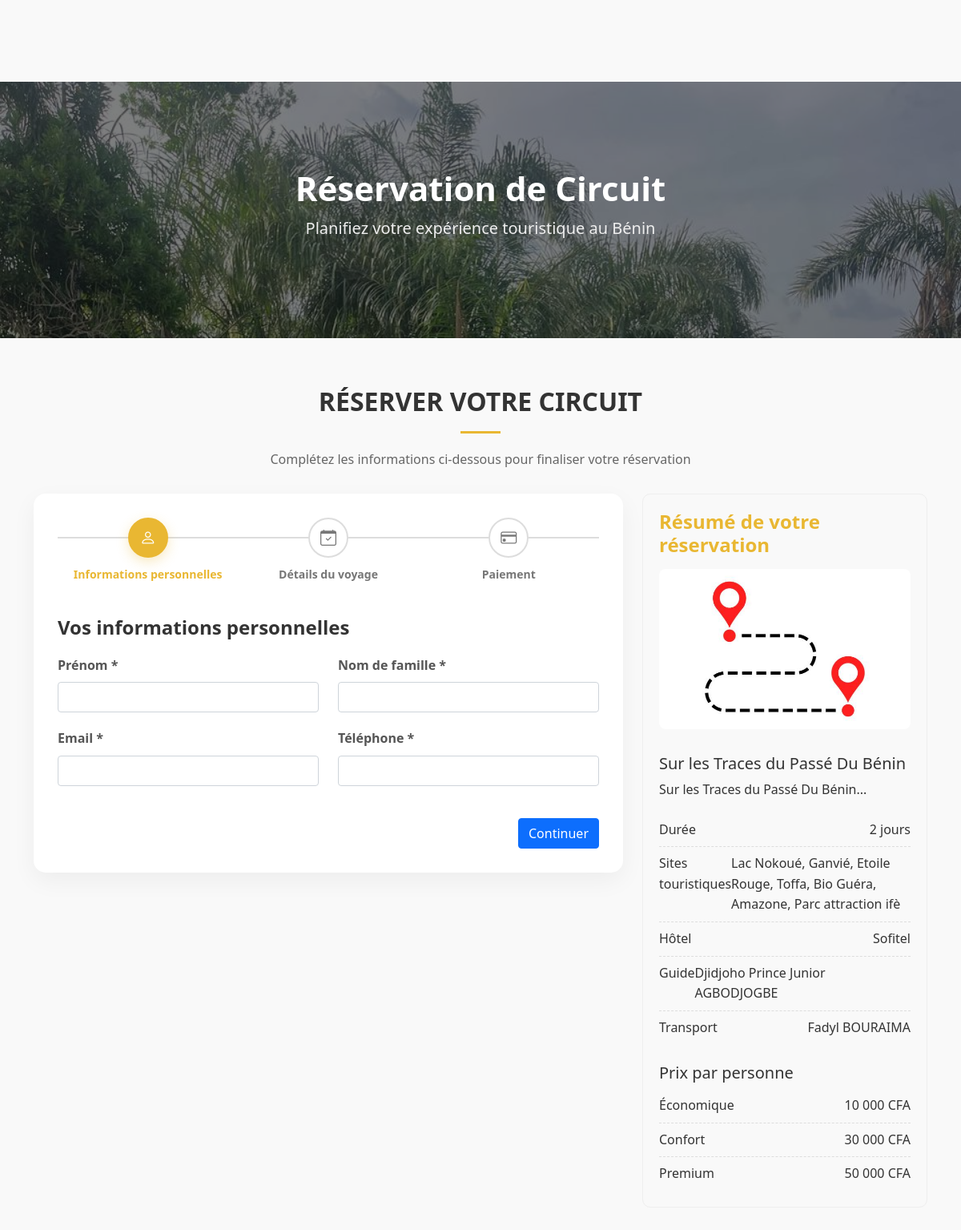
The app's page /pages/reservation.php?circuit=10 (signed in) with its own data.
### tables this page shows
CREATE TABLE `circuits` (
  `id` int(11) NOT NULL,
  `name` varchar(255) NOT NULL,
  `description` text NOT NULL,
  `price_economy` decimal(10,2) NOT NULL DEFAULT 0.00,
  `price_comfort` decimal(10,2) NOT NULL DEFAULT 0.00,
  `price_premium` decimal(10,2) NOT NULL DEFAULT 0.00,
  `max_participants` int(11) NOT NULL DEFAULT 10,
  `duration` int(11) NOT NULL DEFAULT 1,
  `start_date` date NOT NULL,
  `end_date` date NOT NULL,
  `guide_id` int(11) DEFAULT NULL,
  `hotel_id` int(11) DEFAULT NULL,
  `transporter_id` int(11) DEFAULT NULL,
  `creation_date` datetime DEFAULT current_timestamp(),
  `status` enum('active','inactive') DEFAULT 'active'
);

CREATE TABLE `hotels` (
  `id` int(11) NOT NULL,
  `hotel_name` varchar(255) NOT NULL,
  `creation_year` int(11) DEFAULT NULL,
  `address` varchar(255) NOT NULL,
  `city` varchar(100) NOT NULL,
  `region` varchar(100) DEFAULT NULL,
  `contact_name` varchar(100) NOT NULL,
  `contact_phone` varchar(50) NOT NULL,
  `contact_email` varchar(100) NOT NULL,
  `website` varchar(255) DEFAULT NULL,
  `hotel_category` varchar(50) DEFAULT NULL,
  `room_count` int(11) NOT NULL,
  `has_wifi` tinyint(1) DEFAULT 0,
  `has_parking` tinyint(1) DEFAULT 0,
  `has_pool` tinyint(1) DEFAULT 0,
  `has_restaurant` tinyint(1) DEFAULT 0,
  `has_ac` tinyint(1) DEFAULT 0,
  `has_conference` tinyint(1) DEFAULT 0,
  `price_range` varchar(50) NOT NULL,
  `check_in_time` time DEFAULT NULL,
  `check_out_time` time DEFAULT NULL,
  `description` text DEFAULT NULL,
  `username` varchar(50) NOT NULL,
  `password` varchar(255) NOT NULL,
  `status` enum('pending','approved','rejected') DEFAULT 'pending',
  `registration_date` timestamp NOT NULL DEFAULT current_timestamp(),
  `photo_files` text DEFAULT NULL
);

### pages/reservation.php (the view, shortened to what this page needs)
<?php
include 'database/db.php';
$circuit_id = isset($_GET['circuit']) ? intval($_GET['circuit']) : 0;
if ($circuit_id > 0) {
    try {
        $stmt = $db->prepare("SELECT c.*,
                             GROUP_CONCAT(st.nom SEPARATOR ', ') AS sites,
                             h.hotel_name,
                             CONCAT(g.first_name, ' ', g.last_name) AS guide_name,
                             CONCAT(t.first_name, ' ', t.last_name) AS transporter_name
                             FROM circuits c
                             LEFT JOIN circuit_sites cs ON c.id = cs.circuit_id
                             LEFT JOIN sites_touristiques st ON cs.site_id = st.id
                             LEFT JOIN hotels h ON c.hotel_id = h.id
                             LEFT JOIN guides g ON c.guide_id = g.id
                             LEFT JOIN transporters t ON c.transporter_id = t.id
                             WHERE c.id = ? AND c.status = 'active'
                             GROUP BY c.id");
        $stmt->execute([$circuit_id]);
        $circuit = $stmt->fetch(PDO::FETCH_ASSOC);
    } catch(PDOException $e) {
        echo "Erreur lors de la récupération des informations du circuit : " . $e->getMessage();
        $circuit = null;
    }
}
$bookingSuccess = false;
?>
<!DOCTYPE html>
<html lang="fr">
<head>
    <link rel="stylesheet" href="https://cdn.jsdelivr.net/npm/bootstrap@5.1.3/dist/css/bootstrap.min.css">
    <link rel="stylesheet" href="https://cdn.jsdelivr.net/npm/bootstrap-icons@1.10.0/font/bootstrap-icons.css">
    <link rel="stylesheet" href="https://cdnjs.cloudflare.com/ajax/libs/font-awesome/5.15.4/css/all.min.css">
</head>
<body> <br> <br> <br> <br>
<section id="hero" class="d-flex align-items-center">
    <div class="container">
        <h1>Réservation de Circuit</h1>
        <h2>Planifiez votre expérience touristique au Bénin</h2>
    </div>
</section>
<main id="main">
    <section class="main-content">
        <div class="container">
            <div class="section-title">
                <h2>Réserver votre circuit</h2>
                <p>Complétez les informations ci-dessous pour finaliser votre réservation</p>
            </div>
            <?php if($bookingSuccess): ?>
                <div class="booking-container">
                    <div class="booking-success">
                        <div class="success-icon">
                            <i class="bi bi-check-circle"></i>
                        </div>
                        <h3>Réservation confirmée!</h3>
                        <p class="text-success">Votre réservation a été enregistrée avec succès.</p>
                        <p>Un email de confirmation a été envoyé à votre adresse email avec tous les détails.</p>
                        <div class="booking-details">
                            <h4>Récapitulatif de votre réservation</h4>
                            <div class="row mt-4">
                                <div class="col-md-6">
                                    <p><strong>Nom:</strong> <?= htmlspecialchars($_POST['first_name']) ?> <?= htmlspecialchars($_POST['last_name']) ?></p>
                                    <p><strong>Email:</strong> <?= htmlspecialchars($_POST['email']) ?></p>
                                    <p><strong>Téléphone:</strong> <?= htmlspecialchars($_POST['phone']) ?></p>
                                    <p><strong>Nombre de voyageurs:</strong> <?= htmlspecialchars($_POST['travelers']) ?></p>
                                </div>
                                <div class="col-md-6">
                                    <p><strong>Circuit:</strong> <?= htmlspecialchars($circuit['name']) ?></p>
                                    <p><strong>Date de départ:</strong> <?= htmlspecialchars($_POST['travel_date']) ?></p>
                                    <p><strong>Type de forfait:</strong> <?= ucfirst(htmlspecialchars($_POST['package_type'])) ?></p>
                                    <p><strong>Méthode de paiement:</strong> <?= htmlspecialchars($_POST['payment_method']) ?></p>
                                </div>
                            </div>
                        </div>
                        <div class="mt-4">
                            <a href="index.php" class="btn btn-primary">Retour à l'accueil</a>
                        </div>
                    </div>
                </div>
            <?php elseif(isset($circuit) && $circuit): ?>
                <div class="row">
                    <div class="col-lg-8">
                        <div class="booking-container">
                            <div class="booking-progress">
                                <div class="step active" id="step1">
                                    <div class="step-icon">
                                        <i class="bi bi-person"></i>
                                    </div>
                                    <div class="step-title">Informations personnelles</div>
                                </div>
                                <div class="step" id="step2">
                                    <div class="step-icon">
                                        <i class="bi bi-calendar-check"></i>
                                    </div>
                                    <div class="step-title">Détails du voyage</div>
                                </div>
                                <div class="step" id="step3">
                                    <div class="step-icon">
                                        <i class="bi bi-credit-card"></i>
                                    </div>
                                    <div class="step-title">Paiement</div>
                                </div>
                            </div>
                            <form id="booking-form" method="post" action="">
                                <div class="form-panel active" id="panel1">
                                    <h4>Vos informations personnelles</h4>
                                    <div class="row">
                                        <div class="col-md-6">
                                            <div class="form-group">
                                                <label class="form-label" for="first_name">Prénom *</label>
                                                <input type="text" class="form-control" id="first_name" name="first_name" required>
                                            </div>
                                        </div>
                                        <div class="col-md-6">
                                            <div class="form-group">
                                                <label class="form-label" for="last_name">Nom de famille *</label>
                                                <input type="text" class="form-control" id="last_name" name="last_name" required>
                                            </div>
                                        </div>
                                    </div>
                                    <div class="row">
                                        <div class="col-md-6">
                                            <div class="form-group">
                                                <label class="form-label" for="email">Email *</label>
                                                <input type="email" class="form-control" id="email" name="email" required>
                                            </div>
                                        </div>
                                        <div class="col-md-6">
                                            <div class="form-group">
                                                <label class="form-label" for="phone">Téléphone *</label>
                                                <input type="tel" class="form-control" id="phone" name="phone" required>
                                            </div>
                                        </div>
                                    </div>
                                    <div class="btn-navigation text-end">
                                        <button type="button" class="btn btn-primary next-step">Continuer</button>
                                    </div>
                                </div>
                            </form>
                        </div>
                    </div>
                    <div class="col-lg-4">
                        <div class="circuit-summary sticky-top" style="top: 20px;">
                            <h4>Résumé de votre réservation</h4>
                            <?php if(!empty($circuit['image'])): ?>
                                <img src="img/circuits/<?= htmlspecialchars($circuit['image']) ?>" alt="<?= htmlspecialchars($circuit['name']) ?>" class="img-fluid">
                            <?php else: ?>
                                <img src="img/circuit-default.jpg" alt="<?= htmlspecialchars($circuit['name']) ?>" class="img-fluid">
                            <?php endif; ?>
                            <h5 class="mt-3"><?= htmlspecialchars($circuit['name']) ?></h5>
                            <p><?= htmlspecialchars(substr($circuit['description'], 0, 100)) ?>...</p>
                            <ul class="circuit-details">
    <li>
        <span>Durée</span>
        <span><?= $circuit['duration'] ?> jours</span>
    </li>
    <li>
        <span>Sites touristiques</span>
        <span><?= htmlspecialchars($circuit['sites']) ?></span>
    </li>
    <li>
        <span>Hôtel</span>
        <span><?= htmlspecialchars($circuit['hotel_name']) ?></span>
    </li>
    <li>
        <span>Guide</span>
        <span><?= htmlspecialchars($circuit['guide_name']) ?></span>
    </li>
    <li>
        <span>Transport</span>
        <span><?= htmlspecialchars($circuit['transporter_name']) ?></span>
    </li>
</ul>
<div class="pricing-summary mt-4">
    <h5>Prix par personne</h5>
    <ul class="circuit-details">
        <li>
            <span>Économique</span>
            <span><?= number_format($circuit['price_economy'], 0, ',', ' ') ?> CFA</span>
        </li>
        <li>
            <span>Confort</span>
            <span><?= number_format($circuit['price_comfort'], 0, ',', ' ') ?> CFA</span>
        </li>
        <li>
            <span>Premium</span>
            <span><?= number_format($circuit['price_premium'], 0, ',', ' ') ?> CFA</span>
        </li>
    </ul>
</div>
</div>
</div>
</div>
<?php endif; ?>
</div>
</section>
</main>
</body>
</html>

### pages/reservation.php (style rules this page uses)
* { margin: 0; padding: 0; box-sizing: border-box; font-family: 'Segoe UI', Tahoma, Geneva, Verdana, sans-serif; }
body { background-color: #f9f9f9; color: #333; line-height: 1.6; }
#hero { width: 100%; height: 40vh; background: url('img/circuit.jpg') top center; background-size: cover; position: relative; padding: 0; color: white; text-align: center; display: flex; align-items: center; justify-content: center; }
#hero:before { content: ""; background: rgba(0, 0, 0, 0.5); position: absolute; bottom: 0; top: 0; left: 0; right: 0; }
#hero .container { position: relative; z-index: 2; }
#hero h1 { margin: 0; font-size: 42px; font-weight: 700; line-height: 56px; color: #fff; margin-bottom: 10px; }
#hero h2 { color: #eee; margin: 10px 0 20px 0; font-size: 20px; font-weight: 300; }
.main-content { padding: 60px 0; }
.section-title { text-align: center; padding-bottom: 30px; }
.section-title h2 { font-size: 32px; font-weight: 700; text-transform: uppercase; margin-bottom: 20px; padding-bottom: 20px; position: relative; color: #333; }
.section-title h2::after { content: ''; position: absolute; display: block; width: 50px; height: 3px; background: #e9b732; bottom: 0; left: calc(50% - 25px); }
.section-title p { margin-bottom: 0; color: #666; font-size: 16px; }
.booking-container { background: #fff; border-radius: 15px; box-shadow: 0px 10px 30px rgba(0, 0, 0, 0.05); padding: 30px; margin-bottom: 30px; }
.circuit-summary { background: #f9f9f9; border-radius: 10px; padding: 20px; margin-bottom: 30px; border: 1px solid #eee; }
.circuit-summary h4 { font-weight: 700; color: #e9b732; margin-bottom: 15px; }
.circuit-summary img { border-radius: 8px; margin-bottom: 15px; width: 100%; height: 200px; object-fit: cover; }
.circuit-details { list-style: none; padding: 0; margin: 0; }
.circuit-details li { padding: 8px 0; border-bottom: 1px dashed #ddd; display: flex; justify-content: space-between; }
.circuit-details li:last-child { border-bottom: none; }
.booking-progress { display: flex; justify-content: space-between; margin-bottom: 40px; position: relative; }
.booking-progress:before { content: ''; position: absolute; top: 24px; left: 0; width: 100%; height: 2px; background: #ddd; z-index: 1; }
.step { position: relative; z-index: 2; text-align: center; width: 33.333%; }
.step-icon { width: 50px; height: 50px; border-radius: 50%; background: #fff; border: 2px solid #ddd; display: flex; align-items: center; justify-content: center; margin: 0 auto 10px; transition: all 0.3s ease; color: #777; font-size: 20px; }
.step.active .step-icon { background: #e9b732; border-color: #e9b732; color: #fff; box-shadow: 0px 5px 15px rgba(233, 183, 50, 0.3); }
.step-title { font-size: 14px; font-weight: 600; color: #777; }
.step.active .step-title { color: #e9b732; }
.form-panel { display: none; }
.form-panel.active { display: block; }
.form-panel h4 { font-weight: 600; margin-bottom: 20px; color: #333; }
.form-group { margin-bottom: 20px; }
.form-label { font-weight: 600; margin-bottom: 8px; color: #555; }
.btn-navigation { margin-top: 20px; }

### records on screen
circuits: name "Sur les Traces du Passé Du Bénin", description "Sur les Traces du Passé Du Bénin", duration "2", hotel.hotel_name "Sofitel", price_economy "10 000", price_comfort "30 000", price_premium "50 000"

### other values on screen
$circuit['sites'] "Lac Nokoué, Ganvié, Etoile Rouge, Toffa, Bio Guéra, Amazone, Parc attraction ifè"
$circuit['guide_name'] "Djidjoho Prince Junior AGBODJOGBE"
$circuit['transporter_name'] "Fadyl BOURAIMA"
